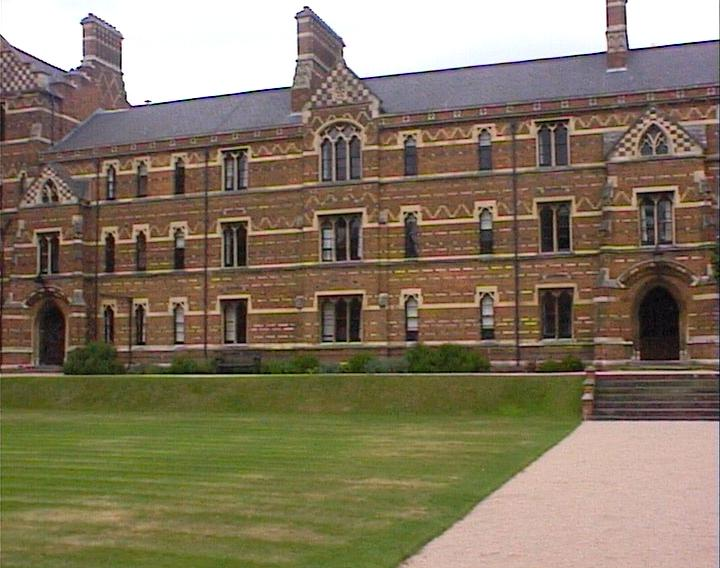
%> input picture images/keble/keble_a.jpg, 720 x 568 px
$ octave mosaic.m   (GNU Octave 9; MATLAB toolbox functions it lacks are replaced by stand-ins)
%> lines starting %> are read from the running program, lines starting %| are printed output that depends on the picture; in (x1, y1, x2, y2) boxes, pixels count from 0 and x2, y2 are one past the last pixel; in counts of white or black regions, pixels touching at a corner belong together; the program's own positions count from 1
### homemade_mosaic/harris.m
% Sample code for detecting Harris corners, following
% Brown et al, CVPR 2005
%        by Alyosha Efros
%
% function [x,y,strength]= harris(im,topn);
%
% Input:
% im ... grayscale image
% topn ... how many features to detect
%
% Ouput: x,y ... feature co-ordinates, strength==Harris corner strength
%
function [x,y,strength]= harris(im,topn)
%im = im2double(rgb2gray(imrgb));
g1 = fspecial('gaussian', 9,1);  % Gaussian with sigma_d
g2 = fspecial('gaussian', 11,1.5); % Gaussian with sigma_i
img1 = conv2(im,g1,'same');  % blur image with sigma_d
Ix = conv2(img1,[-1 0 1],'same');  % take x derivative
Iy = conv2(img1,[-1;0;1],'same');  % take y derivative

% Compute elements of the Harris matrix H
%%% we can use blur instead of the summing window
Ix2 = conv2(Ix.*Ix,g2,'same');
Iy2 = conv2(Iy.*Iy,g2,'same');
IxIy = conv2(Ix.*Iy,g2,'same');
R = (Ix2.*Iy2 - IxIy.*IxIy) ... % det(H)
    ./ (Ix2 + Iy2 + eps);       % trace(H) + epsilon

% don't want corners close to image border
R([1:20, end-21:end], :) = 0;
R(:,[1:20,end-21:end]) = 0;

% non-maxima supression within 3x3 windows
nonmax = inline('max(x)');
Rmax = colfilt(R,[3 3],'sliding',nonmax); % find neighbrhood max
Rnm = R.*(R == Rmax);  % supress non-max

% extract all interest points
[y,x,strength] = find(Rnm);

% return the top topn points only
[yy ii]  = sort(-strength);
nn       = min(topn,length(ii));
y        = y(ii(1:nn));
x        = x(ii(1:nn));
strength = strength(ii(1:nn));


% % show 'em
% figure,imagesc(im);
% colormap(gray);
% hold on;
% plot(x,y,'r.');
% hold off;
%

### homemade_mosaic/gaussDescriptor.m
function descr = gaussDescriptor(im, x, y, sz_patch, sigma)

% descr = gaussDescriptor(im, x, y, sz_patch, sigma);
%
% Return the gaussian descriptor of keypoints
%
% im            corresponding image
% x,y           location of the keypoints
% sz_patch      size of the filter patch
% sigma         standard deviation of the gaussian noise

%Initialize parameters
topn = size(x,1);
rad = (sz_patch-1)/2;

%Build the filter
gaussFilt = fspecial('gaussian',sigma*2,sigma);

%Apply on images
imG = imfilter(im,gaussFilt);

%Output the descriptors in columns
for i=1:topn
       descr(:,i) =  reshape(imG(y(i)-rad:y(i)+rad,x(i)-rad:x(i)+rad)',sz_patch*sz_patch,1);
end

### homemade_mosaic/nearestNeighMatching.m
function ind = nearestNeighMatching(descra, descrb, topn, method, thresh)

% ind = nearestNeighMatching(descra, descrb, topn, method, thresh);
%
% Function giving the index of the corresponding matched features
%
% descra, descrb        keypoints descriptors of the two images a and b
% topn                  numbers of keypoints
% method                'loweRatio' for eliminating matches with too close
%                       second neighbor match
% thresh                threshold under which we eliminate the match point

%Compute min distance
for i=1:topn
    for j=1:topn
        dist(j,i)=sqrt(sum((descra(:,i) - descrb(:,j)).^2));
    end
end

%Get nearest neighbor with euclidean distance
[M, ind] = min(dist,[],1);

if(strcmp(method,'loweRatio'))
    %Get second nearest neighbot by removing the previous one from the list
    dist2=dist;
    for i=1:topn
        dist2(ind(i),i)=inf;
    end
    [M,ind2] = min(dist2,[],1);

    %Compute the D.Lowe ratio and apply a threshold
    for i=1:topn
        if((dist(ind(i),i)/dist(ind2(i),i))>thresh)
            ind(1,i)=0;
        end
    end
end

### homemade_mosaic/ransacHomo.m
function [bestH, maxIn] = ransacHomo(xa,ya,xb,yb,ind,N,t,T)

% [bestH, maxIn] = ransacHomo(xa,ya,xb,yb,ind,N,t,T);
%
% Gives the best homography and the max number of inliers estimated with RANSAC method
%
% xa,ya,xb,yb       Coordinates of the keypoints in both images a and b
% ind               Index of matched keypoints
% N                 max number of iterations
% t                 max distance from an inlier to its corresponding point
% T                 max number of inlier under which we stop the loop

%% Initialize parameters
k=0; topn = size(xa,1);
maxIn = 0; prevIn = 0; bestH = zeros(3);

%% Run Ransac
while(k<N)
    k=k+1;

    %Select 4 random points and their corresponding points
    corr(1:4) = zeros(1,4);
    for i=1:4
        while(corr(i)==0)
            r = randi(topn);
            corr(i) = ind(r);
        end
        Xah(:,i) = [xa(r); ya(r);1];
        Xbh(:,i) = [xb(corr(i)); yb(corr(i));1];
    end

    %Compute a Homography for these points
    H = estimateHomography(Xah, Xbh);

    %Transform the first points with the homography
    allPtsA = [xa'; ya'; ones(1,topn)];
    allPtsB = [xb'; yb'; ones(1,topn)];
    transA = H*allPtsA;

    transA(1,:) = transA(1,:)./transA(3,:);
    transA(2,:) = transA(2,:)./transA(3,:);
    transA(3,:) = [];

    %Compute the distance from the transform points to the goal points
    for i=1:topn
        if(ind(i)~=0)
            dist(i) = sqrt(sum((transA(:,i) - allPtsB(1:2,ind(i))).^2));
        else
            dist(i) = -1;
        end
    end

    %Check the number of inliers
    inlier = (dist<t & dist~=-1);
    nIn = sum(inlier);

    %If the consensus is higher than before, update
    if(nIn>prevIn)
        maxIn = nIn;
        bestH = H;
        %If it is above the threshold, output this homography
        if(nIn>=T)
            break;
        end
    end
    prevIn = nIn;

end

### homemade_mosaic/estimateHomography.m
function H = estimateHomography(X,x)

% H = estimateHomography(X,x);
%
% Return the homography from given corresponding points
%
% X         homogeneous coordinates of the points we want to transform
% x         homogeneous coordinates of the reference points

j=1;
for i=1:size(x,2)
    A(j:j+1,:) = [-X(:,i)' zeros(1,3) x(1,i).*X(:,i)';
        zeros(1,3) -X(:,i)' x(2,i).*X(:,i)'];
    j=j+2;
end
[U,S,V] = svd(A);
P = V(:,end);
H = reshape(P,3,3)';

### homemade_mosaic/mosaic.m

% YOU HAVE TO FILL THE GAPS !!!
%%%%%%%%%%%%%%%%%%%%%%%%%%%%%%%%%%%%%%%%%%%%%%%%%%%%%

clear all; close all; clc;


% Read images
%%%%%%%%%%%%%%%%%%%%%%%%%%%%%%%%%%%%%%%%%%%%%%%%%%%%%
imargb = double(imread('keble_a.jpg'))/255;
imbrgb = double(imread('keble_b.jpg'))/255;
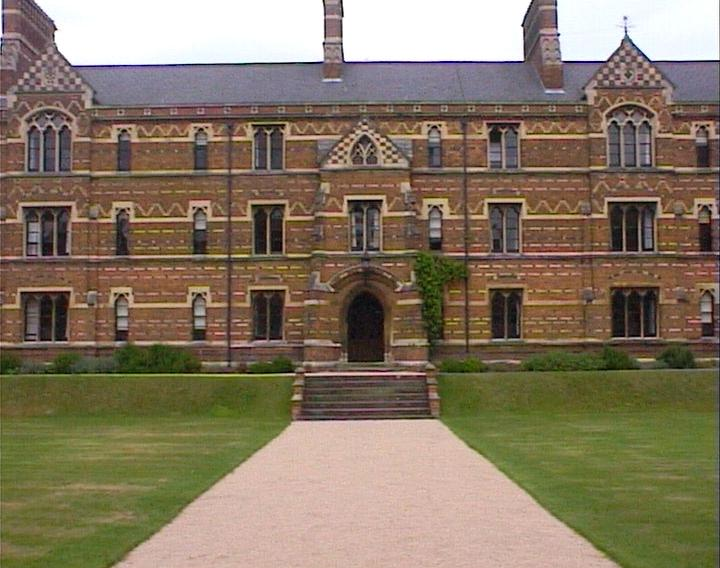
%> input picture images/keble/keble_b.jpg, 720 x 568 px
imcrgb = double(imread('keble_c.jpg'))/255;
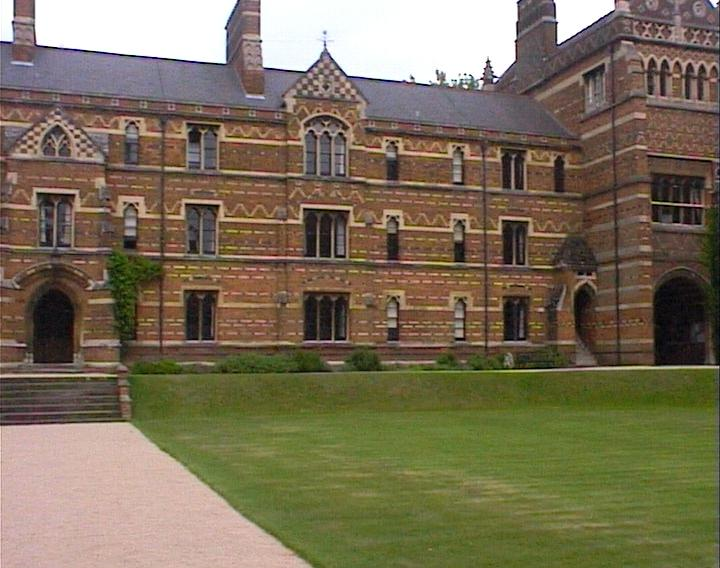
%> input picture images/keble/keble_c.jpg, 720 x 568 px

% create grayscale version of each image
% used for detecting and describing local features
ima = rgb2gray(imargb);
imb = rgb2gray(imbrgb);
imc = rgb2gray(imcrgb);

% show images
figure(1); clf;
subplot(1,3,1); imagesc(imargb); axis image; axis off; title('Image a');
subplot(1,3,2); imagesc(imbrgb); axis image; axis off; title('Image b');
subplot(1,3,3); imagesc(imcrgb); axis image; axis off; title('Image c');


%%%%%%%%%%%%%%%%%%%%%%%%%%%%%%%%%%%%%%%%%%%%%%%%%%%%%
% Detect Harris points
%%%%%%%%%%%%%%%%%%%%%%%%%%%%%%%%%%%%%%%%%%%%%%%%%%%%%
topn = 200; % how many Harris corners points?
[xa,ya,strengtha] = harris(ima,topn);
%> in harris, `R([1:20, end-21:end], :) = 0;`: R: size 568x720 double; min 0, max 0.0335, mean 0.000417
%> in harris, `R(:,[1:20,end-21:end]) = 0;`: R: size 568x720 double; min 0, max 0.027, mean 0.000381
%> in harris, `[y,x,strength] = find(Rnm);`: y = 4864 values from 21 to 546; x = 4864 values from 21 to 698; strength = 4864 values from 8.62e-10 to 0.027
%> in harris, `[yy ii]  = sort(-strength);`: yy = 4864 values from -0.027 to -8.62e-10; ii = 4864 values, max 4864 at index 2921, min 1 at index 1827, mean 2432.5
%> in harris, `nn       = min(topn,length(ii));`: nn = 200
%> in harris, `y        = y(ii(1:nn));`: y = 200 values, max 398 at index 88, min 21 at index 26, mean 200.6
%> in harris, `x        = x(ii(1:nn));`: x = 200 values, max 693 at index 150, min 21 at index 192, mean 363.7
%> in harris, `strength = strength(ii(1:nn));`: strength = 200 values, max 0.027 at index 1, min 0.00601 at index 200, mean 0.00888
%> xa has the same summary as x in harris; ya has the same summary as y in harris; strengtha has the same summary as strength in harris
[xb,yb,strengthb] = harris(imb,topn);
%> in harris (call 2), `R([1:20, end-21:end], :) = 0;`: R: size 568x720 double; min 0, max 0.0384, mean 0.000411
%> in harris (call 2), `R(:,[1:20,end-21:end]) = 0;`: R: size 568x720 double; min 0, max 0.0253, mean 0.000373
%> xb = 200 values, max 698 at index 85, min 22 at index 22, mean 344.1; yb = 200 values, max 399 at index 72, min 21 at index 149, mean 189.8; strengthb = 200 values, max 0.0253 at index 1, min 0.00555 at index 200, mean 0.00824
[xc,yc,strengthc] = harris(imc,topn);
%> call 3 of harris, with topn = 200
%> in harris (call 3), `R([1:20, end-21:end], :) = 0;`:
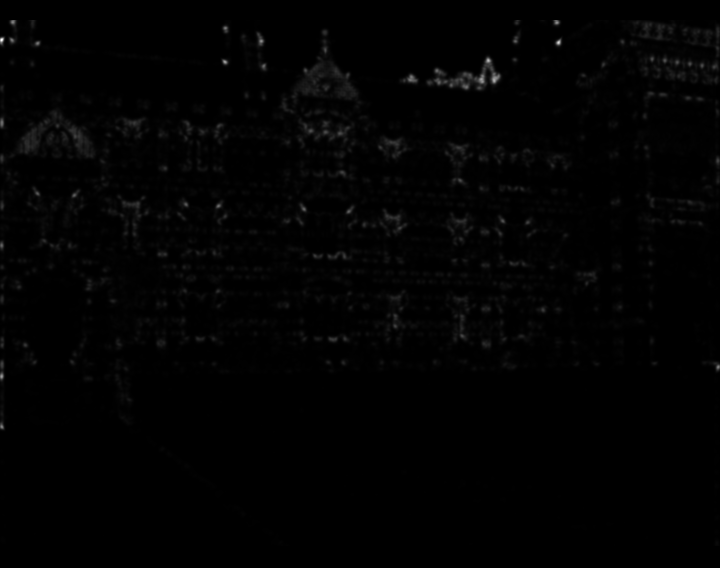
%> R: size 568x720 double; min 0, max 0.038, mean 0.000381; drawn with min black and max white
%> in harris (call 3), `R(:,[1:20,end-21:end]) = 0;`: R: size 568x720 double; 5.4% of pixels changed, all inside (x1, y1, x2, y2) = (0, 20, 720, 546)
%> in harris (call 3), `[y,x,strength] = find(Rnm);`: y = 5187 values from 21 to 546; x = 5187 values from 21 to 698; strength = 5187 values from 1.38e-08 to 0.0324
%> in harris (call 3), `[yy ii]  = sort(-strength);`: yy = 5187 values from -0.0324 to -1.38e-08; ii = 5187 values, max 5187 at index 4568, min 1 at index 2212, mean 2594
%> in harris (call 3), `y        = y(ii(1:nn));`: y = 200 values, max 363 at index 162, min 21 at index 126, mean 160.5
%> in harris (call 3), `x        = x(ii(1:nn));`: x = 200 values, max 690 at index 43, min 24 at index 188, mean 344
%> in harris (call 3), `strength = strength(ii(1:nn));`: strength = 200 values, max 0.0324 at index 1, min 0.00525 at index 200, mean 0.00855
%> xc has the same summary as x in harris; yc has the same summary as y in harris; strengthc has the same summary as strength in harris

% show detected points
figure(2); clf;
subplot(131),
imagesc(imargb); axis image; axis off; title('Image a');
hold on; plot(xa,ya,'+y');

% show all points
subplot(132),
imagesc(imbrgb); axis image; axis off; title('Image b');
hold on; plot(xb,yb,'+y');

% show all points
subplot(133),
imagesc(imcrgb); axis image; axis off; title('Image c');
hold on; plot(xc,yc,'+y');


%%%%%%%%%%%%%%%%%%%%%%%%%%%%%%%%%%%%%%%%%%%%%%%%%%%%%
% Extract descriptors (heavily blurred 21x21 patches)
%%%%%%%%%%%%%%%%%%%%%%%%%%%%%%%%%%%%%%%%%%%%%%%%%%%%%
descra = gaussDescriptor(ima, xa, ya, 21, 3);
%> after the loop in gaussDescriptor, `for i=1:topn`:
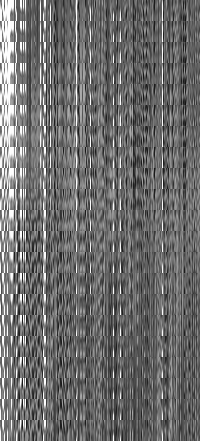
%> descr: size 441x200 double; min 0.0667, max 1, mean 0.43
descrb = gaussDescriptor(imb, xb, yb, 21, 3);
%> call 2 of gaussDescriptor, with sz_patch = 21, sigma = 3
%> after the loop in gaussDescriptor (call 2), `for i=1:topn`:
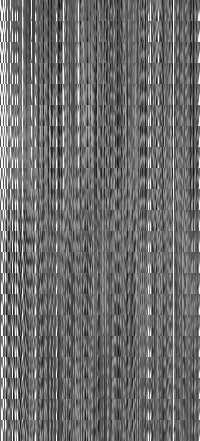
%> descr: size 441x200 double; min 0.0725, max 1, mean 0.429
descrc = gaussDescriptor(imc, xc, yc, 21, 3);
%> call 3 of gaussDescriptor, with sz_patch = 21, sigma = 3
%> in gaussDescriptor (call 3), `imG = imfilter(im,gaussFilt);`:
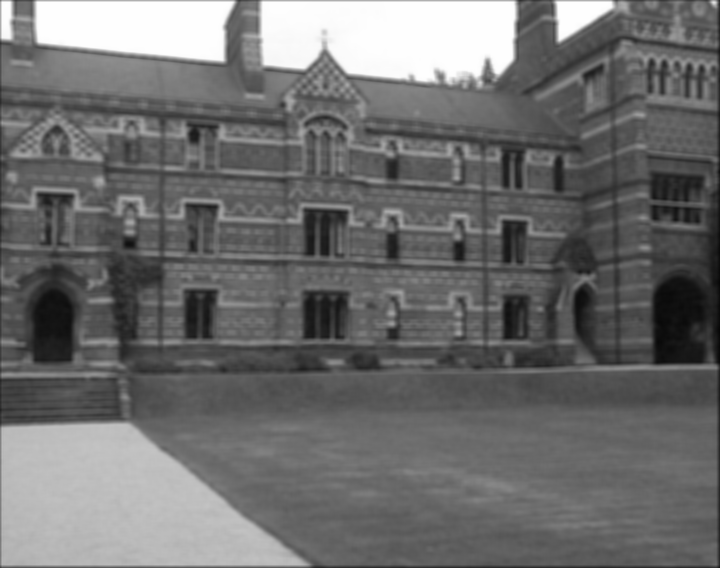
%> imG: size 568x720 double; min 0.0274, max 1, mean 0.433
%> after the loop in gaussDescriptor (call 3), `for i=1:topn`:
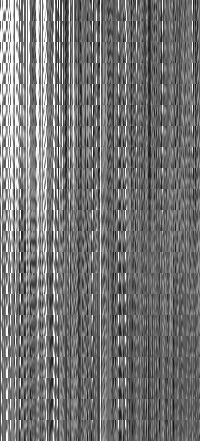
%> descr: size 441x200 double; min 0.0566, max 1, mean 0.456


%% %%%%%%%%%%%%%%%%%%%%%%%%%%%%%%%%%%%%%%%%%%%%%%%%%%%
% Compute tentative matches between image 1 (a) and 2 (b)
% by matching local features
%%%%%%%%%%%%%%%%%%%%%%%%%%%%%%%%%%%%%%%%%%%%%%%%%%%%%

ind = nearestNeighMatching(descra, descrb, topn, 'loweRatio', 0.8);
%> in nearestNeighMatching, `[M, ind] = min(dist,[],1);`: M = 200 values, max 3.86 at index 10, min 0.227 at index 188, mean 1.07; ind = 200 values, max 200 at index 121, min 2 at index 1, mean 89.47
%> in nearestNeighMatching, `[M,ind2] = min(dist2,[],1);`: M = 200 values, max 4.43 at index 77, min 0.469 at index 189, mean 1.58; ind2 = 200 values, max 200 at index 17, min 1 at index 11, mean 93.75
%> after the loop in nearestNeighMatching, `for i=1:topn`: ind = 200 values, max 200 at index 121, min 0 at index 2, mean 55.33

%Concatenate the images to display the result
ra = size(ima,1); ca = size(ima,2);
%> after `ra = size(ima,1)`: ra = 568
%> after `ca = size(ima,2)`: ca = 720
rb = size(imb,1); cb = size(imb,2);
%> after `rb = size(imb,1)`: rb = 568
%> after `cb = size(imb,2)`: cb = 720
matchImg = cat(2,ima,imb);
figure(3); imshow(matchImg);
hold on;
for i=1:topn
    if(ind(1,i)~=0)
        plot([xa(i) xb(ind(1,i))+ca],[ya(i) yb(ind(1,i))],'x-r');
    end
end
%%%%%%%%%%%%%%%%%%%%%%%%%%%
% Robustly fit homography
%%%%%%%%%%%%%%%%%%%%%%%%%%%
[bestH, maxIn] = ransacHomo(xa,ya,xb,yb,ind,100,2,50);
%> the loop in ransacHomo, `while(k<N)` made 3 passes
%> (nIn, maxIn, prevIn) on pass 1: (5, 5, 5)
%> (nIn, maxIn) on pass 3: (60, 60)
%> after the loop in ransacHomo, `while(k<N)`: Xah = [672 539 685 360; 243 128 150 259; 1 1 1 1]; Xbh = [379 256 394 68; 250 131 162 255; 1 1 1 1]; corr = [139 116 137 111]; dist = 200 values, max 888.8 at index 6, min -1 at index 2, mean 58.3; k = 3; transA = 200 columns, first 8: [52.5 347.3 -2.22 -270.1 -214.8 -282 -278.1 -215.7; 28.3 58.49 39.57 -28.63 35.29 24.7 23.88 -5.52]
%> bestH = [-0.00329 -2.57e-06 0.984; -0.000336 -0.00314 0.179; -9.04e-07 -2.92e-07 -0.00256]; maxIn = 60

%%%%%%%%%%%%%%%%%%%%%%%%%%%%%
% Warp and composite images
%%%%%%%%%%%%%%%%%%%%%%%%%%%%%

bbox = [-400 1200 -200 700];

%> (the run ends here)
